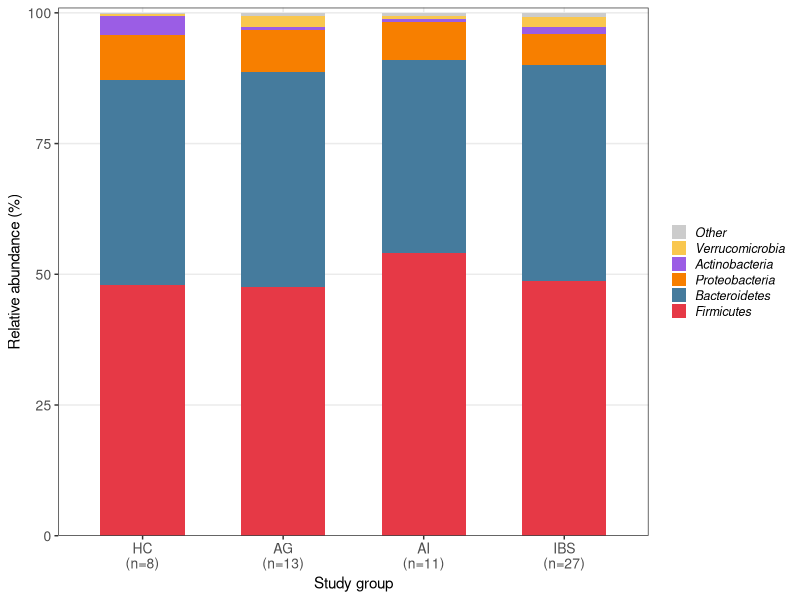
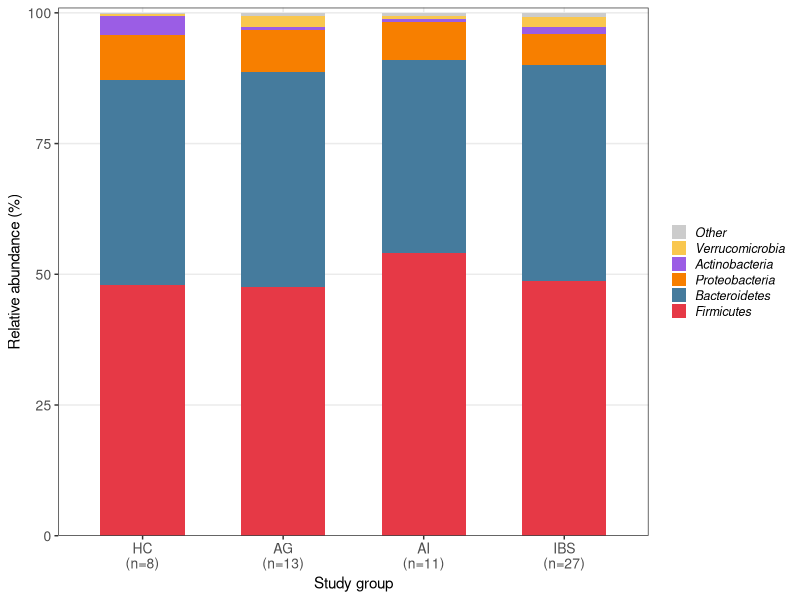
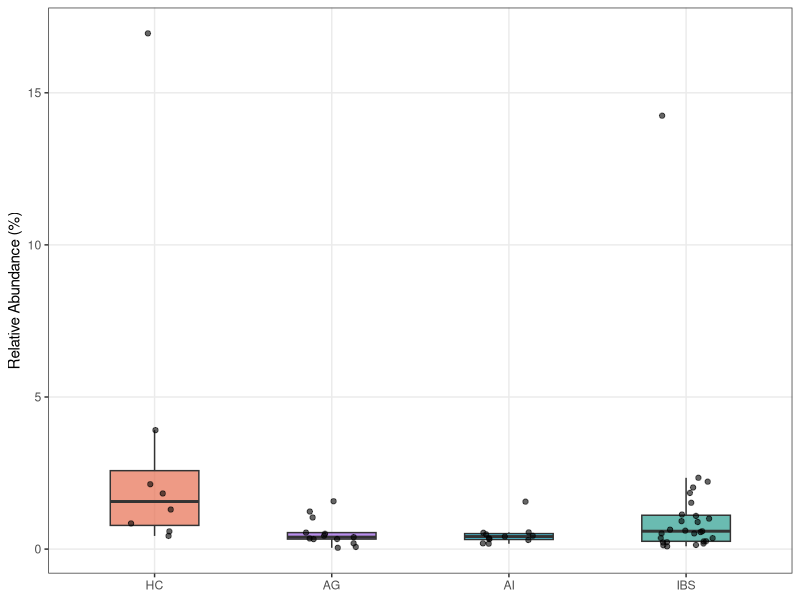
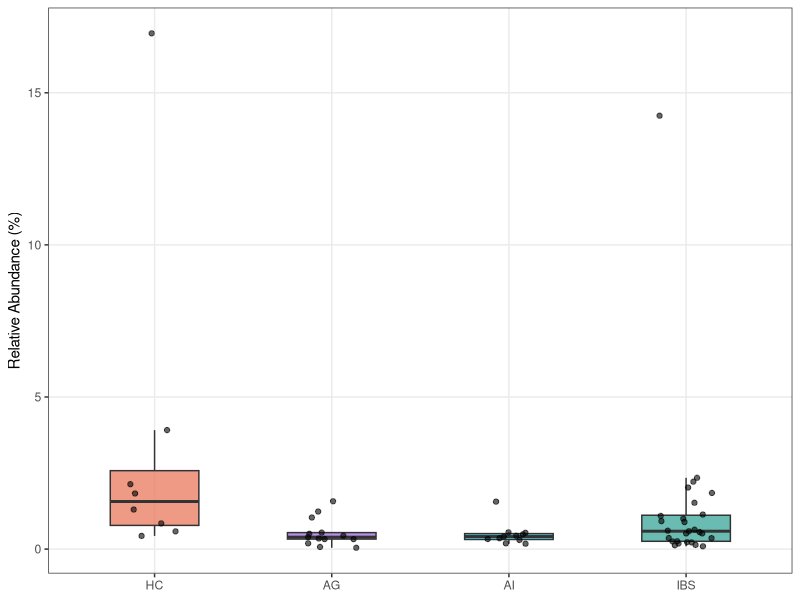
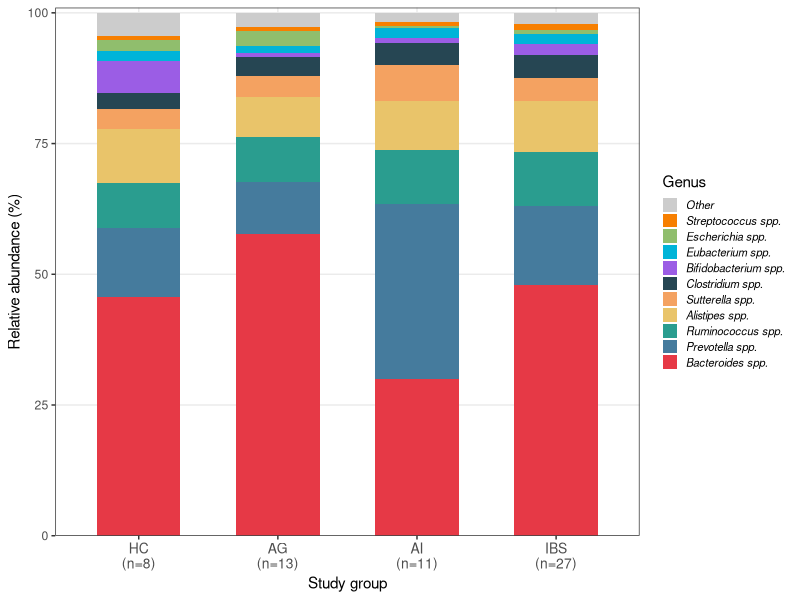
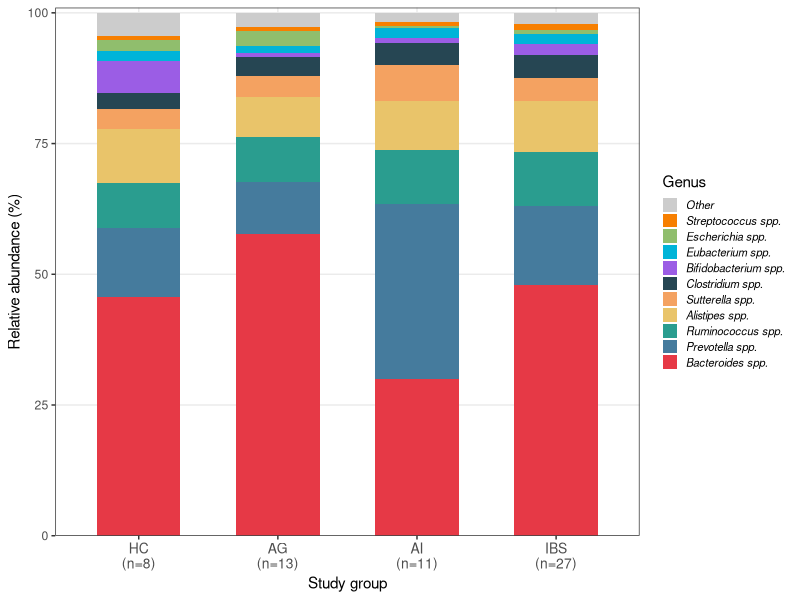
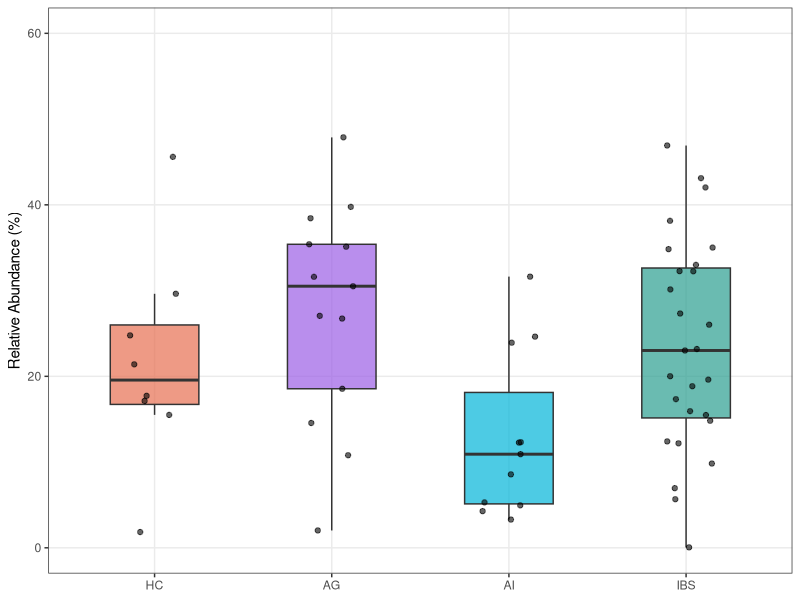
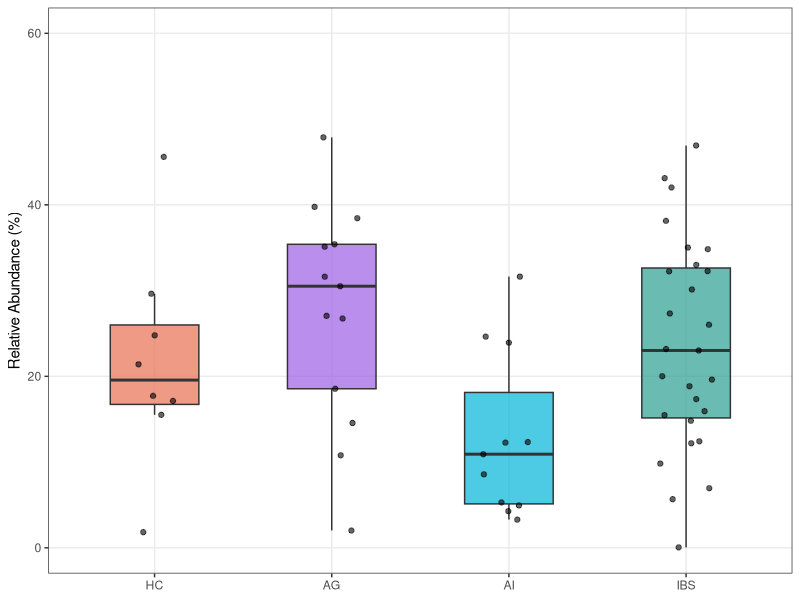

Write the R code that produced these figures, in order.
# ============================================================
# Script 05: Figure Generation
# Candrea et al. - Gut Microbiota Comparative Analysis
# Biomedicines 2025
# ============================================================
# Description:
# Generates all manuscript figures (Figures 1-6).
#
# Input:
#   - De analizat.xlsx
#   - Adriana Rusu_Baza de date pacienti.xlsx
#
# Output:
#   - Figure_1A.png/pdf  (Phylum dot plot)
#   - Figure_1B.png/pdf  (Actinobacteria boxplot)
#   - Figure_2.png/pdf   (Genus stacked bar plot)
#   - Figure_3A.png/pdf  (Bacteroides boxplot)
#   - Figure_3B.png/pdf  (Bifidobacterium boxplot)
#   - Figure_6.png/pdf   (Spearman scatter plots A/B/C)
# ============================================================

library(readxl)
library(ggplot2)
library(dplyr)
library(tidyr)
library(ggpubr)
library(RColorBrewer)

# Group colors consistent across all figures
group_colors <- c("HC" = "#E76F51", "IBS" = "#2A9D8F", "AG" = "#9B5DE5", "AI" = "#00B4D8")
group_levels <- c("HC", "AG", "AI", "IBS")

# ============================================================
# LOAD DATA
# ============================================================

phylum_data  <- read_excel("De analizat.xlsx", sheet = "Phylum")
genus_data   <- read_excel("De analizat.xlsx", sheet = "Genus")

# Clean column names and convert to numeric
clean_data <- function(df) {
  taxa_cols <- colnames(df)[!colnames(df) %in% c("Subject", "Group")]
  df[taxa_cols] <- lapply(df[taxa_cols], as.numeric)
  clean_names <- gsub(" \\(%\\)|\\(%\\)", "", taxa_cols)
  colnames(df)[colnames(df) %in% taxa_cols] <- clean_names
  df$Group <- factor(df$Group, levels = group_levels)
  return(df)
}

phylum_data <- clean_data(phylum_data)
genus_data  <- clean_data(genus_data)

phylum_taxa <- colnames(phylum_data)[!colnames(phylum_data) %in% c("Subject", "Group")]
genus_taxa  <- colnames(genus_data)[!colnames(genus_data)  %in% c("Subject", "Group")]

# ============================================================
# FIGURE 1A 
# ============================================================

library(readxl)
library(ggplot2)
library(dplyr)
library(tidyr)

# Incarca datele
df <- read_excel("De analizat.xlsx", sheet = "Phylum")

# Curata coloanele
phylum_taxa <- colnames(df)[!colnames(df) %in% c("Subject", "Group")]
df[phylum_taxa] <- lapply(df[phylum_taxa], as.numeric)

# Curata numele coloanelor
clean_names <- gsub(" \\(%\\)|\\(%\\)", "", phylum_taxa)
clean_names <- trimws(clean_names)
colnames(df)[colnames(df) %in% phylum_taxa] <- clean_names
phylum_taxa <- clean_names

# Normalizeaza la 100% per sample
df[phylum_taxa] <- df[phylum_taxa] / rowSums(df[phylum_taxa], na.rm = TRUE) * 100

# Phyla principale - exact cele din tabel
main_phyla <- c("Firmicutes", "Bacteroidetes", "Proteobacteria", 
                "Actinobacteria", "Verrucomicrobia")

# Calculeaza media per grup
df$Group <- factor(df$Group, levels = c("HC", "AG", "AI", "IBS"))

mean_df <- df %>%
  group_by(Group) %>%
  summarise(across(all_of(main_phyla), mean, na.rm = TRUE))

mean_df$Other <- 100 - rowSums(mean_df[, main_phyla])

mean_long <- mean_df %>%
  pivot_longer(cols = c(all_of(main_phyla), "Other"),
               names_to = "Taxon", values_to = "Abundance")

# Ordine taxa in legenda
taxa_order <- c("Other", "Verrucomicrobia", "Actinobacteria",
                "Proteobacteria", "Bacteroidetes", "Firmicutes")
mean_long$Taxon <- factor(mean_long$Taxon, levels = taxa_order)

# Label grupuri cu n
n_labels <- df %>% count(Group)
group_labels <- setNames(
  paste0(n_labels$Group, "\n(n=", n_labels$n, ")"),
  n_labels$Group
)

# Culori consistente cu Figure 2
phylum_colors <- c(
  "Other"           = "#CCCCCC",
  "Verrucomicrobia" = "#F9C74F",
  "Actinobacteria"  = "#9B5DE5",
  "Proteobacteria"  = "#F77F00",
  "Bacteroidetes"   = "#457B9D",
  "Firmicutes"      = "#E63946"
)

# Figura
p_phylum <- ggplot(mean_long, aes(x = Group, y = Abundance, fill = Taxon)) +
  geom_bar(stat = "identity", position = "stack", width = 0.6) +
  scale_fill_manual(values = phylum_colors) +
  scale_x_discrete(labels = group_labels) +
  scale_y_continuous(expand = c(0, 0), limits = c(0, 101)) +
  theme_bw() +
  theme(
    axis.text.x  = element_text(size = 10),
    axis.text.y  = element_text(size = 10),
    legend.text  = element_text(size = 9, face = "italic"),
    legend.key.size = unit(0.4, "cm"),
    legend.title = element_blank(),
    panel.grid.minor = element_blank()
  ) +
  labs(x = "Study group", y = "Relative abundance (%)")

ggsave("Figure_1A_phylum_stacked.pdf", p_phylum, width = 7, height = 5, dpi = 300)
ggsave("Figure_1A_phylum_stacked.png", p_phylum, width = 7, height = 5, dpi = 300)
cat("Figure 1A saved!\n")

# ============================================================
# FIGURE 1B — Actinobacteria boxplot
# ============================================================

actin_data <- phylum_data[, c("Group", "Actinobacteria")]
colnames(actin_data)[2] <- "Abundance"
actin_data$Group <- factor(actin_data$Group, levels = group_levels)

p1b <- ggplot(actin_data, aes(x = Group, y = Abundance, fill = Group)) +
  geom_boxplot(outlier.shape = NA, alpha = 0.7, width = 0.5) +
  geom_jitter(width = 0.15, size = 1.5, alpha = 0.6) +
  scale_fill_manual(values = group_colors) +
  theme_bw() +
  theme(legend.position = "none", panel.grid.minor = element_blank()) +
  labs(x = NULL, y = "Relative Abundance (%)")

ggsave("Figure_1B.pdf", p1b, width = 5, height = 5, dpi = 300)
ggsave("Figure_1B.png", p1b, width = 5, height = 5, dpi = 300)
cat("Figure 1B saved.\n")

# ============================================================
# FIGURE 2 — Genus stacked bar plot (top 10 + Other)
# ============================================================

# Normalize to 100% of genus-level abundance per sample
genus_norm <- genus_data
genus_norm[, genus_taxa] <- genus_data[, genus_taxa] /
  rowSums(genus_data[, genus_taxa], na.rm = TRUE) * 100

# Top 10 genera by global mean
global_means <- colMeans(genus_norm[, genus_taxa], na.rm = TRUE)
top10 <- names(sort(global_means, decreasing = TRUE))[1:10]

mean_df <- genus_norm %>%
  group_by(Group) %>%
  summarise(across(all_of(genus_taxa), mean, na.rm = TRUE))

mean_df$Other <- 100 - rowSums(mean_df[, top10])

all_taxa   <- c(top10, "Other")
mean_long  <- mean_df %>%
  pivot_longer(cols = all_of(all_taxa), names_to = "Taxon", values_to = "Abundance")

top10_ordered <- c("Other", rev(top10))
mean_long$Taxon <- factor(mean_long$Taxon, levels = top10_ordered)
mean_long$Group <- factor(mean_long$Group, levels = group_levels)

# Group labels with n
n_labels    <- genus_data %>% count(Group)
group_labels <- setNames(paste0(n_labels$Group, "\n(n=", n_labels$n, ")"), n_labels$Group)

taxon_colors <- c("Other" = "#CCCCCC",
                  setNames(c("#E63946","#457B9D","#2A9D8F","#E9C46A","#F4A261",
                             "#264653","#9B5DE5","#00B4D8","#90BE6D","#F77F00"), top10))

p2 <- ggplot(mean_long, aes(x = Group, y = Abundance, fill = Taxon)) +
  geom_bar(stat = "identity", position = "stack", width = 0.6) +
  scale_fill_manual(values = taxon_colors) +
  scale_x_discrete(labels = group_labels) +
  scale_y_continuous(expand = c(0, 0), limits = c(0, 101)) +
  theme_bw() +
  theme(axis.text.x = element_text(size = 10),
        legend.text = element_text(size = 8, face = "italic"),
        legend.key.size = unit(0.4, "cm"),
        panel.grid.minor = element_blank()) +
  labs(x = "Study group", y = "Relative abundance (%)", fill = "Genus")

ggsave("Figure_2.pdf", p2, width = 9, height = 6, dpi = 300)
ggsave("Figure_2.png", p2, width = 9, height = 6, dpi = 300)
cat("Figure 2 saved.\n")

# ============================================================
# FIGURE 3A — Bacteroides boxplot
# ============================================================

bact_data       <- genus_data[, c("Group", "Bacteroides spp.")]
colnames(bact_data)[2] <- "Abundance"
bact_data$Group <- factor(bact_data$Group, levels = group_levels)

p3a <- ggplot(bact_data, aes(x = Group, y = Abundance, fill = Group)) +
  geom_boxplot(outlier.shape = NA, alpha = 0.7, width = 0.5) +
  geom_jitter(width = 0.15, size = 1.5, alpha = 0.6) +
  scale_fill_manual(values = group_colors) +
  scale_y_continuous(limits = c(0, 60)) +
  theme_bw() +
  theme(legend.position = "none", panel.grid.minor = element_blank()) +
  labs(x = NULL, y = "Relative Abundance (%)")

ggsave("Figure_3A.pdf", p3a, width = 5, height = 5, dpi = 300)
ggsave("Figure_3A.png", p3a, width = 5, height = 5, dpi = 300)
cat("Figure 3A saved.\n")

# ============================================================
# FIGURE 3B — Bifidobacterium boxplot
# ============================================================

bifi_data       <- genus_data[, c("Group", "Bifidobacterium spp.")]
colnames(bifi_data)[2] <- "Abundance"
bifi_data$Group <- factor(bifi_data$Group, levels = group_levels)

p3b <- ggplot(bifi_data, aes(x = Group, y = Abundance, fill = Group)) +
  geom_boxplot(outlier.shape = NA, alpha = 0.7, width = 0.5) +
  geom_jitter(width = 0.15, size = 1.5, alpha = 0.6) +
  scale_fill_manual(values = group_colors) +
  scale_y_continuous(limits = c(0, 25)) +
  theme_bw() +
  theme(legend.position = "none", panel.grid.minor = element_blank()) +
  labs(x = NULL, y = "Relative Abundance (%)")

ggsave("Figure_3B.pdf", p3b, width = 5, height = 5, dpi = 300)
ggsave("Figure_3B.png", p3b, width = 5, height = 5, dpi = 300)
cat("Figure 3B saved.\n")

# ============================================================
# FIGURE 6 — Spearman scatter plots (run after 04_Spearman)
# ============================================================
# Note: Requires 'combined' object from 04_Spearman_correlations.R
# Source that script first, or load data here independently.

cat("\nAll figures saved successfully.\n")
cat("Note: Figure 4 (alpha diversity) and Figure 5 (PCoA) were\n")
cat("generated using MicrobiomeAnalyst v2.0 (Lu et al., 2023).\n")
